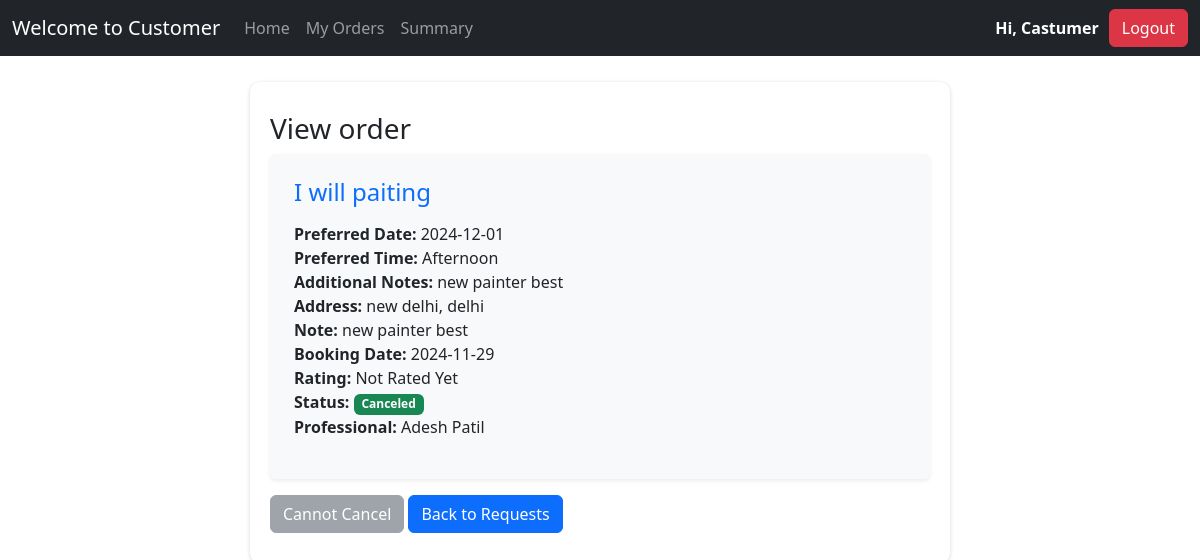
/customer/orders/bb05ec1a-fbaa-46ad-8afd-b7c15feec3fa (signed in), run on the app's committed database.
### app/models.py (models this page shows)
class CustomerModel(db.Model, UserMixin):
        id = db.Column(TEXT, primary_key=True, default=lambda: str(uuid.uuid4()), unique=True, nullable=False)
        first_name = db.Column(db.String(50), nullable=False)
        last_name = db.Column(db.String(50), nullable=False)
        gender = db.Column(db.String(10), nullable=False)
        email=db.Column(db.String(120), unique=True, nullable=False)
        password = db.Column(db.String(128), nullable=False)
        address = db.Column(db.Text, nullable=False)
        pin_code = db.Column(db.String(10), nullable=False)
        created_at = db.Column(db.DateTime(timezone=True), default=func.now())
        role=db.Column(db.Enum(UserRole), default=UserRole.CUSTOMER, nullable=False)

class ServiceModel(db.Model):
    id = db.Column(db.Integer, primary_key=True)
    name = db.Column(db.String(100), nullable=False)
    price = db.Column(db.Float, nullable=False)
    description = db.Column(db.Text, nullable=False)
    time_required = db.Column(db.String(50), nullable=False)
    category = db.Column(db.String(50), nullable=False)

class CustomerRequestModel(db.Model):
    id = db.Column(db.Text, primary_key=True, default=lambda: str(uuid.uuid4()), unique=True, nullable=False)
    customer_id = db.Column(db.Text, db.ForeignKey("customer_model.id"), nullable=False)
    service_id = db.Column(db.Integer, db.ForeignKey("service_model.id"), nullable=False)
    professional_id = db.Column(db.Text, db.ForeignKey("professional_model.id"), nullable=True)
    status = db.Column(db.String(20), default="Pending", nullable=False)
    requested_date = db.Column(db.DateTime, default=datetime.utcnow, nullable=False)
    preferred_date = db.Column(db.Date, nullable=True)
    preferred_time = db.Column(db.String(50), nullable=True)
    additional_notes = db.Column(db.Text, nullable=True)
    address = db.Column(db.Text, nullable=False)
    rating = db.Column(db.Float, nullable=True)
    customer = db.relationship("CustomerModel", backref="requests", lazy=True)
    service = db.relationship("ServiceModel", backref="requests", lazy=True)
    professional = db.relationship("ProfessionalModel", backref="requests", lazy=True)

class ProfessionalModel(db.Model, UserMixin):
        id = db.Column(TEXT, primary_key=True, default=lambda: str(uuid.uuid4()), unique=True, nullable=False)
        first_name = db.Column(db.String(50), nullable=False)
        last_name = db.Column(db.String(50), nullable=False)
        gender = db.Column(db.String(10), nullable=False)
        email=db.Column(db.String(120), unique=True, nullable=False)
        phone_no = db.Column(db.String(15), nullable=False)
        password = db.Column(db.String(128), nullable=False)
        service_name = db.Column(db.String(100), nullable=False)
        experience = db.Column(db.Integer, nullable=False)
        document = db.Column(db.String(200), nullable=True)
        address = db.Column(db.Text, nullable=False)
        pin_code = db.Column(db.String(10), nullable=False)
        is_active = db.Column(db.Boolean, default=True, nullable=False)
        created_at = db.Column(db.DateTime(timezone=True), default=func.now())
        rating = db.Column(db.Float, default=0.0, nullable=True)
        verified = db.Column(db.Boolean, default=False, nullable=False)
        role=db.Column(db.Enum(UserRole), default=UserRole.PROFESSIONAL, nullable=False)

### app/views/customer.py (the view, shortened to what this page needs)
@customer.route("orders/<request_id>", methods=["GET", "POST"])
@login_required
def view_order(request_id):
    service_request = CustomerRequestModel.query.filter_by(id=request_id, customer_id=current_user.id).first()
    return render_template("customer/view_order.html", service_request=service_request)

### app/__init__.py (called while the page is built)
def get_profile_url():
    from .models import UserRole
    if current_user.is_authenticated:
        if current_user.role == UserRole.CUSTOMER:
            return url_for('customer.profile')
        elif current_user.role == UserRole.PROFESSIONAL:
            return url_for('professional.profile')
        elif current_user.role == UserRole.ADMIN:
            return url_for('admin.dashboard')
    return url_for('auth.login')

### app/templates/customer/view_order.html (shortened to what this page needs)
{% extends "base.html" %}
{%block content%}
<div class="container mt-3 max-width-900">
    <h3>View order</h3>
    <div class="p-4 shadow-sm bg-light rounded">
        <h4 class="mb-3 text-primary">{{ service_request.service.name }}</h4>
        <ul class="list-unstyled">
            <li><strong>Preferred Date:</strong> {{ service_request.preferred_date }}</li>
            <li><strong>Preferred Time:</strong> {{ service_request.preferred_time }}</li>
            <li><strong>Additional Notes:</strong> {{ service_request.additional_notes or "None" }}</li>
            <li><strong>Address:</strong> {{ service_request.address }}</li>
            <li><strong>Note:</strong> {{ service_request.additional_notes }}</li>
            <li><strong>Booking Date:</strong> {{ service_request.requested_date.strftime('%Y-%m-%d') }}</li>
            <li><strong>Rating:</strong> {{ service_request.rating or "Not Rated Yet" }}</li>
            <li>
                <strong>Status:</strong>
                {% if service_request.status == "Pending" %}
                    <span class="badge text-bg-warning">{{ service_request.status }}</span>
                {% elif service_request.status == "Accepted" %}
                    <span class="badge text-bg-info">{{ service_request.status }}</span>
                {% elif service_request.status == "Cancelled" %}
                    <span class="badge text-bg-danger">{{ service_request.status }}</span>
                {% else %}
                    <span class="badge text-bg-success">{{ service_request.status }}</span>
                {% endif %}
            </li>
            <p><strong>Professional:</strong>
                {% if service_request.professional %}
                    {{ service_request.professional.first_name }} {{ service_request.professional.last_name }}
                {% else %}
                    <span class="badge text-bg-warning">Pending Assignment</span>
                {% endif %}
            </p>
        </ul>
    </div>
    <form method="POST" class="mt-3">
        {% if service_request.status in ["Pending", "Accepted"] %}
        <button type="submit" class="btn btn-danger">Cancel Request</button>
        {% elif service_request.status == "Completed" %}
        {% if service_request.rating %}
            <button type="button" class="btn btn-success" disabled>Rated: {{ service_request.rating }}</button>
        {% else %}
            <a href="{{ url_for('customer.rate_professional', request_id=service_request.id) }}" class="btn btn-warning">Rate Now</a>
        {% endif %}
        {% else %}
        <button type="button" class="btn btn-secondary" disabled>Cannot Cancel</button>
        {% endif %}
        <a href="{{ url_for('customer.orders') }}" class="btn btn-primary">Back to Requests</a>
    </form>
</div>
{% endblock %}

### app/templates/base.html (shortened to what this page needs)
<!DOCTYPE html>
<html lang="en">
    <link
      href="https://cdn.jsdelivr.net/npm/bootstrap@5.3.3/dist/css/bootstrap.min.css"
      rel="stylesheet"
    />
    <link rel="stylesheet" href="https://cdnjs.cloudflare.com/ajax/libs/font-awesome/6.0.0/css/all.min.css">
    <link rel="stylesheet" href="{{ url_for('static', filename='css/style.css') }}">
  </head>
  <body>
    <nav class="navbar navbar-expand-lg navbar-dark bg-dark">
      <div class="container-fluid">
        <a class="navbar-brand" href="{{url_for('public.home')}}">
          {%if current_user.is_authenticated and current_user.role.value=='Admin'%}
              Welcome to Admin
          {%elif current_user.is_authenticated and current_user.role.value=='Professional'%}
              Welcome to Professional
          {%else%}
              Welcome to Customer
          {%endif%}
        </a>
        <div class="collapse navbar-collapse" id="navbarSupportedContent">
          <ul class="navbar-nav me-auto mb-2 mb-lg-0">
            <li class="nav-item">
              <a class="nav-link {% if request.endpoint == 'public.home' %}active fw-semibold{% endif %}" aria-current="page" href="{{url_for('public.home')}}">Home</a>
            </li>
           {%if current_user.is_authenticated and current_user.role.value=='Customer'%}
                <li class="nav-item">
                  <a class="nav-link {% if request.endpoint == 'customer.orders' %}active fw-semibold{% endif %}" href="{{url_for('customer.orders')}}">My Orders</a>
                </li>
                <li class="nav-item">
                  <a class="nav-link {% if request.endpoint == 'customer.summary' %}active fw-semibold{% endif %}" href="{{url_for('customer.summary')}}">Summary</a>
                </li>
           {%endif%}
          </ul>
            {%if current_user.is_authenticated %}
               <div class="log-user-box">
                  <a class="nav-link profile" href="{{get_profile_url()}}">Hi, {{current_user.first_name.capitalize()}}</a>
                  <button type="button" class="btn btn-danger">
                    <a class="nav-link" href="{{url_for('auth.logout')}}">Logout</a>
                  </button>
               </div>
            {%endif%}
        </div>
      </div>
    </nav>
    <div class="container">{%block content %} {%endblock %}</div>
  </body>
</html>

### app/static/css/style.css (style rules this page uses)
.max-width-900 { max-width: 700px; box-shadow: rgba(0, 0, 0, 0.16) 0px 1px 4px; border-radius: 10px; padding: 30px 20px; margin: auto; }
.log-user-box { color: #fff; font-weight: 600; display: flex; align-items: center; }
.profile { margin-right: 10px; }

### data on the page
CustomerModel: first_name "Castumer"
ServiceModel: service.name "I will paiting"
CustomerRequestModel: preferred_date "2024-12-01", preferred_time "Afternoon", additional_notes "new painter best", address "new delhi, delhi", requested_date "2024-11-29", rating "Not Rated Yet", status "Canceled"
ProfessionalModel: professional.first_name "Adesh", professional.last_name "Patil"
